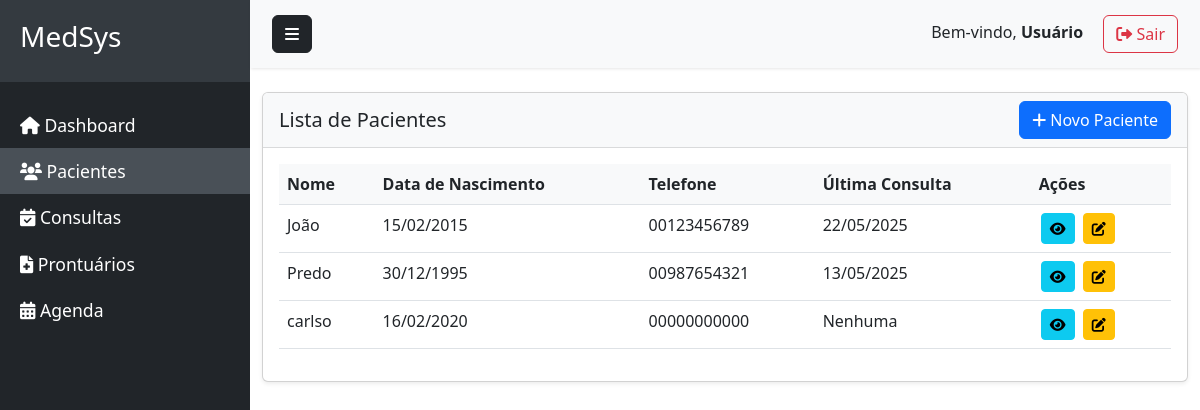
The app's page /pacientes/ with its own data.
### clinica/models.py (models this page shows, shortened)
class Paciente(models.Model):
    nome = models.CharField(max_length=100)
    data_nascimento = models.DateField()
    cpf = models.CharField(max_length=14, unique=True)
    telefone = models.CharField(max_length=20)
    endereco = models.TextField()

### prontuario/views.py (the view)
# urls.py: path('pacientes/', views.pacientes, name='pacientes'),
def pacientes(request):
    pacientes = Paciente.objects.annotate(
        ultima_consulta=Max('consulta__data')
    ).all()
    return render(request, 'pacientes.html', {'pacientes': pacientes})

### templates/pacientes.html (shortened to what this page needs)
{% extends 'base.html' %}
{% block content %}
<div class="row mt-4">
    <div class="col-12">
        <div class="card">
            <div class="card-header d-flex justify-content-between align-items-center">
                <h5 class="mb-0">Lista de Pacientes</h5>
                <a href="{% url 'cadastrar_paciente' %}" class="btn btn-primary">
                    <i class="fas fa-plus"></i> Novo Paciente
                </a>
            </div>
            <div class="card-body">
                <div class="table-responsive">
                    <table class="table table-hover">
                        <thead>
                            <tr>
                                <th>Nome</th>
                                <th>Data de Nascimento</th>
                                <th>Telefone</th>
                                <th>Última Consulta</th>
                                <th>Ações</th>
                            </tr>
                        </thead>
                        <tbody>
                            {% for paciente in pacientes %}
                            <tr>
                                <td>{{ paciente.nome }}</td>
                                <td>{{ paciente.data_nascimento|date:"d/m/Y" }}</td>
                                <td>{{ paciente.telefone }}</td>
                                <td>{% if paciente.ultima_consulta %}{{ paciente.ultima_consulta|date:"d/m/Y" }}{% else %}Nenhuma{% endif %}</td>
                                <td>
                                    <a href="{% url 'visualizar_paciente' paciente.id %}" class="btn btn-sm btn-info">
                                        <i class="fas fa-eye"></i>
                                    </a>
                                    <a href="{% url 'editar_paciente' paciente.id %}" class="btn btn-sm btn-warning">
                                        <i class="fas fa-edit"></i>
                                    </a>
                                </td>
                            </tr>
                            {% endfor %}
                        </tbody>
                    </table>
                </div>
            </div>
        </div>
    </div>
</div>
{% endblock %}

### static/style.css (style rules this page uses)
.card { margin-bottom: 20px; box-shadow: 0 0.125rem 0.25rem rgba(0, 0, 0, 0.075); }
.card-header { background-color: #f8f9fa; border-bottom: 1px solid rgba(0, 0, 0, 0.125); }
.table th { background-color: #f8f9fa; }
.btn-sm { margin: 0 2px; }

### records on screen
Paciente: nome "João", data_nascimento "15/02/2015", telefone "00123456789", ultima_consulta "22/05/2025"
Paciente: nome "Predo", data_nascimento "30/12/1995", telefone "00987654321", ultima_consulta "13/05/2025"
Paciente: nome "carlso", data_nascimento "16/02/2020", telefone "00000000000", shows "Nenhuma"
